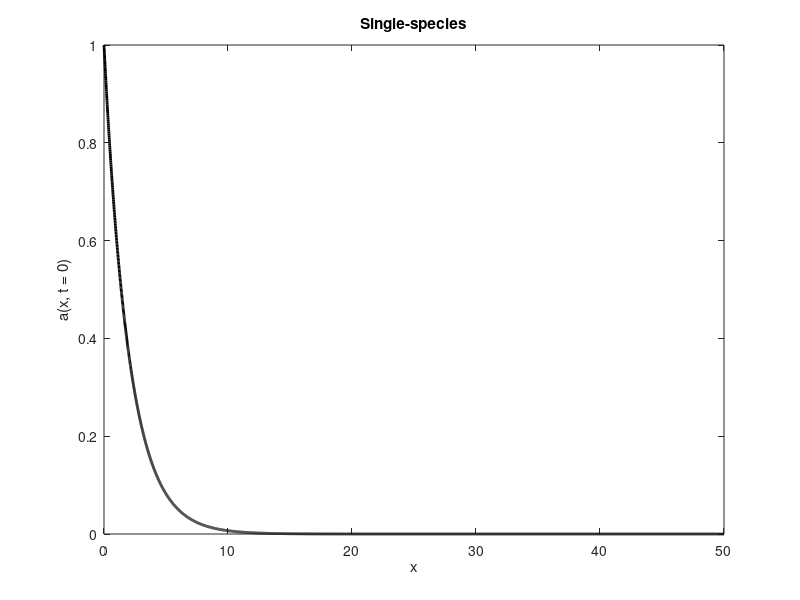
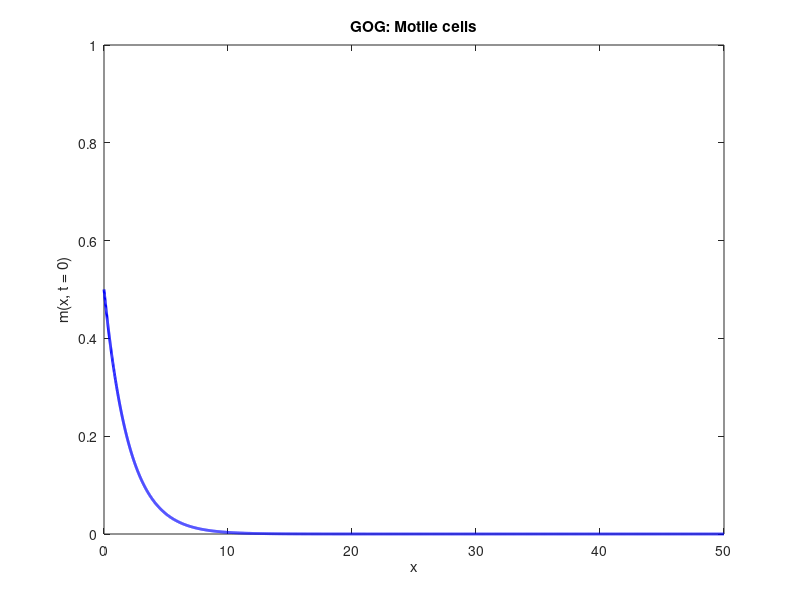
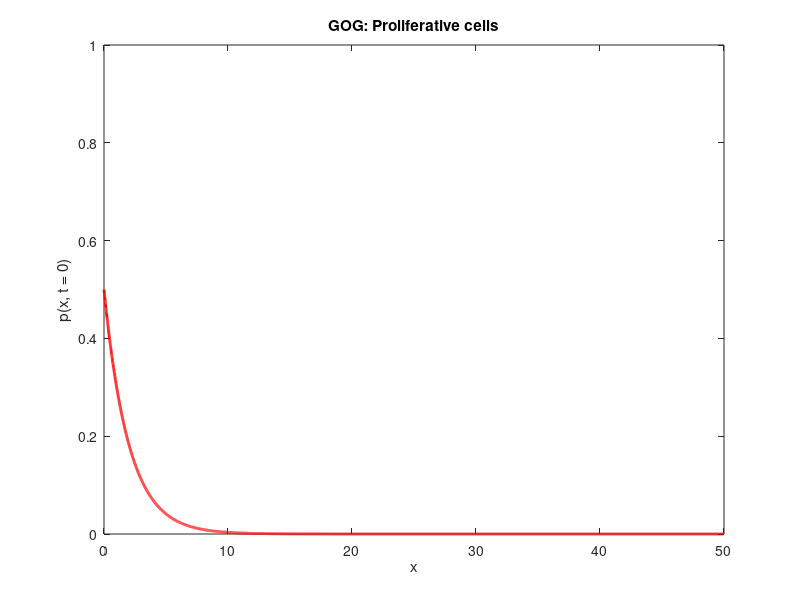

These charts were generated, in order, by the following MATLAB code:

%ABC rejection for comparing Continuum Approximations
clear all
clc
tic
winner=[];%register winner for all trials
LR=[];
AIC=[];
BIC=[];
%-----------------------------------------------------------
%GO OR GROW
%lists to store accepted values of each parameter
alpha_vector=[];
v_vector=[];
mu_vector=[];

v=1; 
alpha=0.01;
mu=0.001;
% beta=10;
q_p=1;
q_m=1;
%INITIAL CONDITIONS
dt=0.5;
dx=0.01;
x_inf=50;%25 for short term (50x50 lattice) / 50 for long-term (100x100 lattice)
x=0:dx:x_inf;
%SS
% a=ones(1,length(x));
% for i=1:length(a)
% %     if i<=find(x==x_inf/2)-10/dx || i>=find(x==x_inf/2)+10/dx
%       if i>=find(x==10)
%         a(i)=0;
%     end
% end
%Short-term
% a=exp(-1*(x));
%Long-term
a=exp(-0.5*(x));
%GOG
% m=0.5*ones(length(x),1);
% p=0.5*ones(length(x),1);
% for i=1:length(x)
% %     if i<=find(x==x_inf/2)-10/dx || i>=find(x==x_inf/2)+10/dx
%     if i>=find(x==10)
%         p(i)=0;
%         m(i)=0;
%     end
% end
%Short-term
% m=exp(-1*(x))*0.5;
% p=exp(-1*(x))*0.5;
%Long-term
m=exp(-0.5*(x))*0.5;
p=exp(-0.5*(x))*0.5;


figure
plot(x,a,'black','LineWidth',2)
ylim([0 1])
xlabel('x')
ylabel('a(x, t = 0)')
title('Single-species')
figure
plot(x,m,'blue','LineWidth',2)
ylim([0 1])
xlabel('x')
ylabel('m(x, t = 0)')
title('GOG: Motile cells')
figure
plot(x,p,'red','LineWidth',2)
ylim([0 1])
xlabel('x')
ylabel('p(x, t = 0)')
title('GOG: Proliferative cells')
% 
% toc